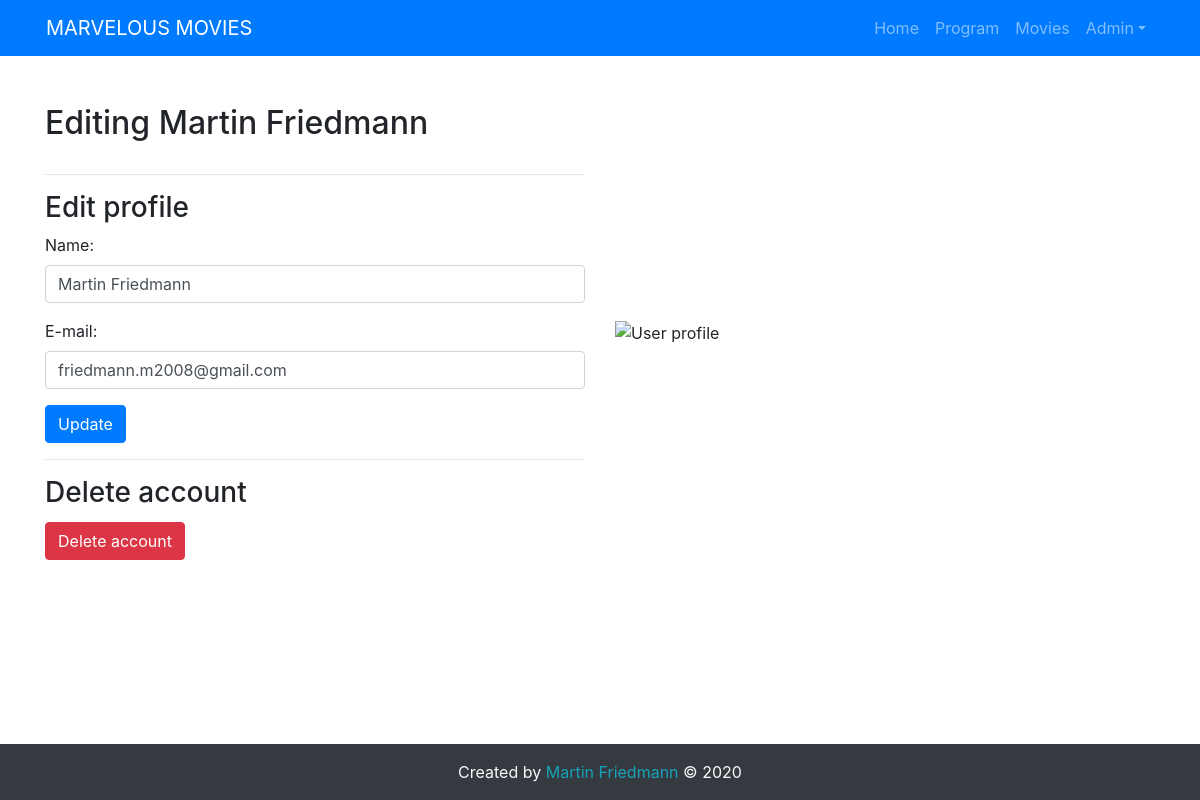
The app's page /user/5 (signed in) with its own data.
### tables this page shows
CREATE TABLE `users` (
  `user_id` int(11) NOT NULL,
  `facebook_id` varchar(50) NOT NULL DEFAULT '',
  `name` varchar(100) NOT NULL,
  `email` varchar(255) NOT NULL,
  `password` varchar(255) NOT NULL DEFAULT '',
  `admin` tinyint(1) NOT NULL DEFAULT 0,
  `last_updated_at` timestamp NOT NULL DEFAULT current_timestamp() ON UPDATE current_timestamp()
);

### include/auth.php (called while the page is built, shortened)
<?php
    require_once './include/db.php';
    if(!empty($_SESSION['user_id'])){
        $userQuery=$db->prepare('SELECT * FROM users WHERE user_id=:user_id LIMIT 1;');
        $userQuery->execute([
            ':user_id'=>$_SESSION['user_id']
        ]);
        $authenticatedUser=$userQuery->fetch(PDO::FETCH_ASSOC);
    }

### user-detail.php (the view, shortened to what this page needs)
<?php
    require_once './include/auth.php';
    if(!empty($_GET['user_id'])){
        $user_id=$_GET['user_id'];
    } else {
        $user_id=$authenticatedUser['user_id'];
    }
    if(!empty($user_id)){
        $userQuery=$db->prepare('SELECT * FROM users WHERE user_id=:user_id LIMIT 1;');
        $userQuery->execute([
            ':user_id'=>$user_id
        ]);
        $user=$userQuery->fetch(PDO::FETCH_ASSOC);
    }
    $errors=[];
    if(!empty($_GET['user_id'])){
        $pageTitle='Editing '.htmlspecialchars($user['name']);
    } else {
        $pageTitle='Settings';
    }
    include './include/header.php';
?>
<main>
    <div class="container-sm py-5">
        <div class="row">
            <div class="col">
                <h2 class="pb-3"><?=$pageTitle?></h2>
                <div>
                    <hr>
                    <h3>Edit profile</h3>
                    <form method="post">
                        <div class="form-group">
                            <label for="name">Name:</label>
                            <input type="text"
                                   name="name"
                                   id="name"
                                   placeholder="Enter new name"
                                   required
                                   class="form-control <?=(!empty($errors['name']))?'is-invalid':''?>"
                                   value="<?=htmlspecialchars($user['name'])?>" />
                        </div>
                        <div class="form-group">
                            <label for="email">E-mail:</label>
                            <input type="email"
                                   name="email"
                                   id="email"
                                   placeholder="Enter new e-mail"
                                   required
                                   class="form-control <?=(!empty($errors['email']))?'is-invalid':''?>"
                                   value="<?=htmlspecialchars($user['email'])?>"/>
                        </div>
                        <button type="submit" class="btn btn-primary">Update</button>
                    </form>
                </div>
                <div>
                    <hr>
                    <h3 class="pb-1">Delete account</h3>
                    <form method="post">
                        <button type="submit" class="btn btn-danger">Delete account</button>
                    </form>
                </div>
            </div>
            <div class="col d-none d-sm-block align-self-center">
                <img src="./img/user-profile.svg" alt="User profile" class="img-fluid" width="600" height="360"/>
            </div>
        </div>
    </div>
</main>
<?php include './include/footer.php' ?>

### include/header.php (shortened to what this page needs)
<!DOCTYPE html>
<html lang="en">
<head>
    <link rel="stylesheet" href="https://stackpath.bootstrapcdn.com/font-awesome/4.7.0/css/font-awesome.min.css">
    <link rel="stylesheet" href="https://maxcdn.bootstrapcdn.com/bootstrap/4.4.1/css/bootstrap.min.css">
</head>
<body>
<header class="bg-primary">
    <nav class="navbar navbar-expand-sm navbar-dark container-sm">
        <a class="navbar-brand" href="./">MARVELOUS MOVIES</a>
        <div class="collapse navbar-collapse" id="navbarSupportedContent">
            <ul class="navbar-nav ml-auto">
                <li class="nav-item <?=($pageTitle != 'Home')?:'active'?>">
                    <a class="nav-link" href="./">Home</a>
                </li>
                <li class="nav-item <?=($pageTitle != 'Program')?:'active'?>">
                    <a class="nav-link" href="./program/today">Program</a>
                </li>
                <li class="nav-item <?=($pageTitle != 'Movies')?:'active'?>">
                    <a class="nav-link" href="./movies">Movies</a>
                </li>
<?php if(empty($authenticatedUser)): ?>
                <li class="nav-item">
                    <a class="nav-link <?=($pageTitle != 'Sign In')?:'active'?>" href="./sign-in">Sign in</a>
                </li>
<?php else: ?>
                <li class="nav-item dropdown">
                    <a class="nav-link dropdown-toggle"
                       href="#"
                       id="navbarDropdown"
                       data-toggle="dropdown"><?=htmlspecialchars($authenticatedUser['name'])?></a>
                </li>
<?php endif ?>
            </ul>
        </div>
    </nav>
</header>

### include/header.php (style rules this page uses)
main { min-height: calc(100vh - 2*56px); }

### records on screen
users: name "Admin"
users: name "Editing Martin Friedmann", name "Martin Friedmann", email "friedmann.m2008@gmail.com"
